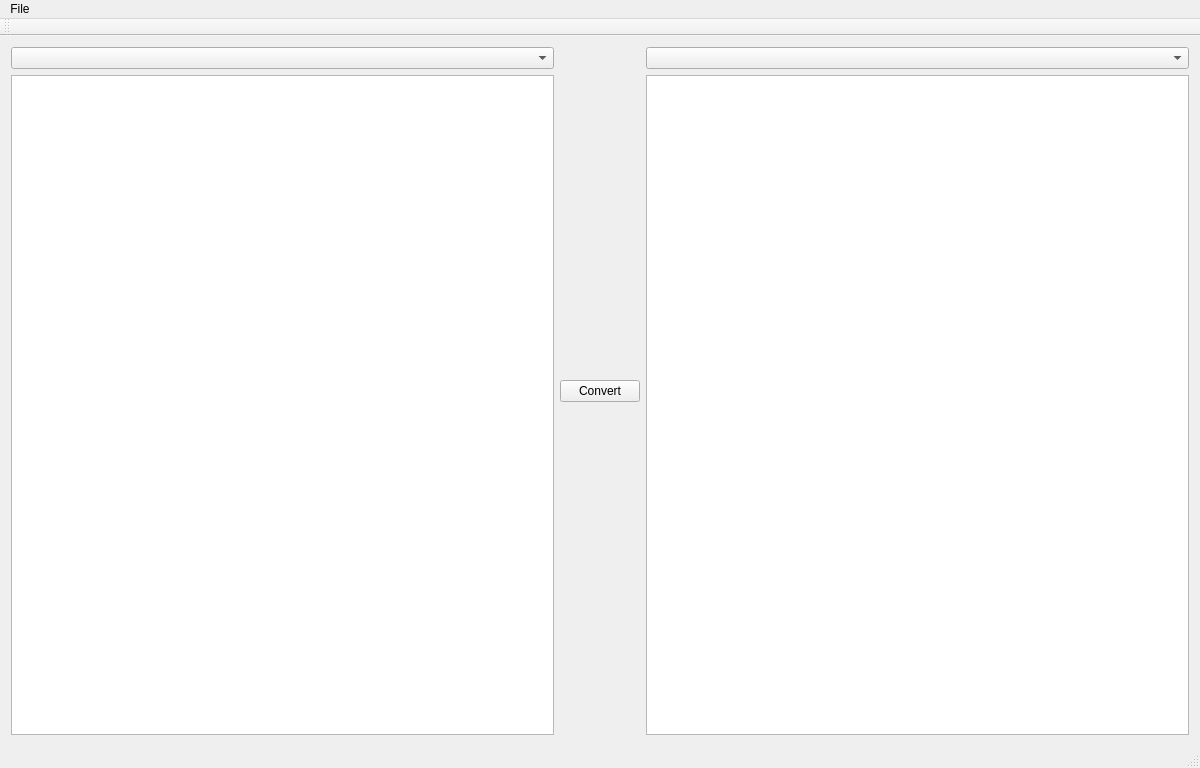
<?xml version="1.0" encoding="UTF-8"?>
<ui version="4.0">
 <class>MainWindow</class>
 <widget class="QMainWindow" name="MainWindow">
  <property name="geometry">
   <rect>
    <x>0</x>
    <y>0</y>
    <width>1200</width>
    <height>768</height>
   </rect>
  </property>
  <property name="windowTitle">
   <string>WikiConverter</string>
  </property>
  <widget class="QWidget" name="centralWidget">
   <layout class="QVBoxLayout" name="verticalLayout_4">
    <item>
     <layout class="QHBoxLayout" name="horizontalLayout">
      <item>
       <layout class="QVBoxLayout" name="verticalLayout">
        <item>
         <widget class="QComboBox" name="fromComboBox"/>
        </item>
        <item>
         <widget class="QTextEdit" name="fromTextEdit"/>
        </item>
       </layout>
      </item>
      <item>
       <layout class="QVBoxLayout" name="verticalLayout_3">
        <item>
         <spacer name="verticalSpacer">
          <property name="orientation">
           <enum>Qt::Vertical</enum>
          </property>
          <property name="sizeHint" stdset="0">
           <size>
            <width>20</width>
            <height>40</height>
           </size>
          </property>
         </spacer>
        </item>
        <item>
         <widget class="QPushButton" name="convertButton">
          <property name="text">
           <string>Convert</string>
          </property>
         </widget>
        </item>
        <item>
         <spacer name="verticalSpacer_2">
          <property name="orientation">
           <enum>Qt::Vertical</enum>
          </property>
          <property name="sizeHint" stdset="0">
           <size>
            <width>20</width>
            <height>40</height>
           </size>
          </property>
         </spacer>
        </item>
       </layout>
      </item>
      <item>
       <layout class="QVBoxLayout" name="verticalLayout_2">
        <item>
         <widget class="QComboBox" name="toComboBox"/>
        </item>
        <item>
         <widget class="QTextEdit" name="toTextEdit"/>
        </item>
       </layout>
      </item>
     </layout>
    </item>
   </layout>
  </widget>
  <widget class="QMenuBar" name="menuBar">
   <property name="geometry">
    <rect>
     <x>0</x>
     <y>0</y>
     <width>1200</width>
     <height>29</height>
    </rect>
   </property>
   <widget class="QMenu" name="menuFile">
    <property name="title">
     <string>File</string>
    </property>
    <addaction name="actionQuit"/>
   </widget>
   <addaction name="menuFile"/>
  </widget>
  <widget class="QToolBar" name="mainToolBar">
   <attribute name="toolBarArea">
    <enum>TopToolBarArea</enum>
   </attribute>
   <attribute name="toolBarBreak">
    <bool>false</bool>
   </attribute>
  </widget>
  <widget class="QStatusBar" name="statusBar"/>
  <action name="actionQuit">
   <property name="text">
    <string>Quit</string>
   </property>
  </action>
 </widget>
 <layoutdefault spacing="6" margin="11"/>
 <resources/>
 <connections/>
</ui>
